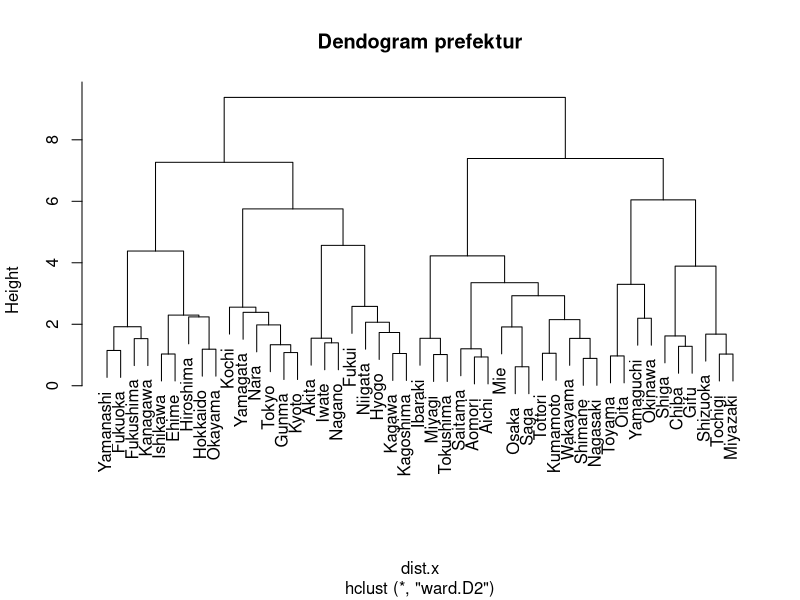

The R script that drew this image:
## ---- chunk 1
knitr::opts_chunk$set(echo = TRUE)
## ---- chunk 2
library(readxl)
library(lmtest)
library(cluster)
library(fpc)
library(MASS)
## ---- chunk 3
data <- read_excel("data.xlsx")
head(data)
## ---- chunk 4
frame1 <- data.frame(data)
k <- ncol(frame1)
## ---- chunk 5
frame2 <- data.frame(scale(frame1[,2:k]))
## ---- chunk 6
x <- data.frame(frame1[1], frame2)
head(x)
## ---- chunk 7
dist.x <- dist(x[2:k], method="euclidean")
round(dist.x,2)
## ---- chunk 8
temp <- hclust(dist.x, method="ward.D2", member=NULL)
a1 <- plot(temp, labels=x[,1], main="Dendogram prefektur")
## ---- chunk 9
clust7 <- cutree(temp, k=7)
## ---- chunk 10
clust8 <- cutree(temp, k=8)
## ---- chunk 11
check7 <- lapply(1:7, function(which.group)frame1[1][clust7==which.group,])
check7
## ---- chunk 12
check8 <- lapply(1:8, function(which.group)frame1[1][clust8==which.group,])
check8
## ---- chunk 13
s7<-cluster.stats(dist.x, clust7)
s7$cluster.size
## ---- chunk 14
s7$average.distance
## ---- chunk 15
s7$separation.matrix
## ---- chunk 16
s7$average.between
## ---- chunk 17
s7$average.within
## ---- chunk 18
s8<-cluster.stats(dist.x, clust8)
s8$cluster.size
## ---- chunk 19
s8$average.distance
## ---- chunk 20
s8$separation.matrix
## ---- chunk 21
s8$average.between
## ---- chunk 22
s8$average.within
## ---- chunk 23
ifelse(s7$wb.ratio<=s8$wb.ratio, "Pierwsze klastrowanie jest lepsze", "Drugie klastrowanie jest lepsze")
## ---- chunk 24
ifelse(s7$pearsongamma>=s8$pearsongamma, "Pierwsze klastrowanie jest lepsze", "Drugie klastrowanie jest lepsze")
## ---- chunk 25
ifelse(s7$dunn2>=s8$dunn2, "Pierwsze klastrowanie jest lepsze", "Drugie klastrowanie jest lepsze")
